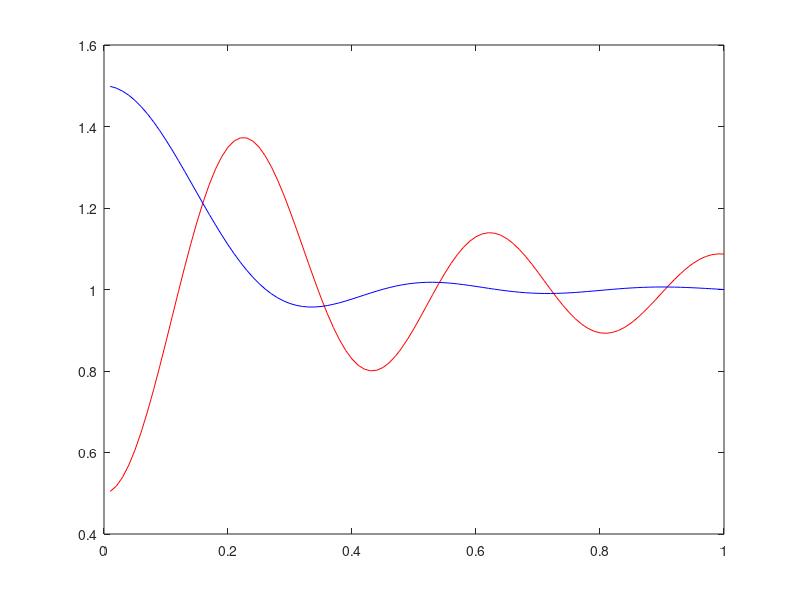

Write MATLAB code to recreate this figure.

% Lutz Langgut PRL acoustic Drexhage experiment

close all
clear all

c_sound = 343 ; % m/sec

f = 470; % Hz
lambda = c_sound / f;

d = (0:0.01:1);
x = 4 .* pi .* d / lambda;

eta = 0.5;

gamma_perp = 1 + eta .* (-3 .* sin(x) ./ x - 6 .* cos(x) ./ x.^2 + 6 .* sin(x) ./ x.^3);
gamma_par = 1 + eta .* (-3 .* cos(x) ./ x.^2 + 3 .* sin(x) ./ x.^3);

plot(d,gamma_perp,'r')
hold on
plot(d, gamma_par,'b')
hold off
